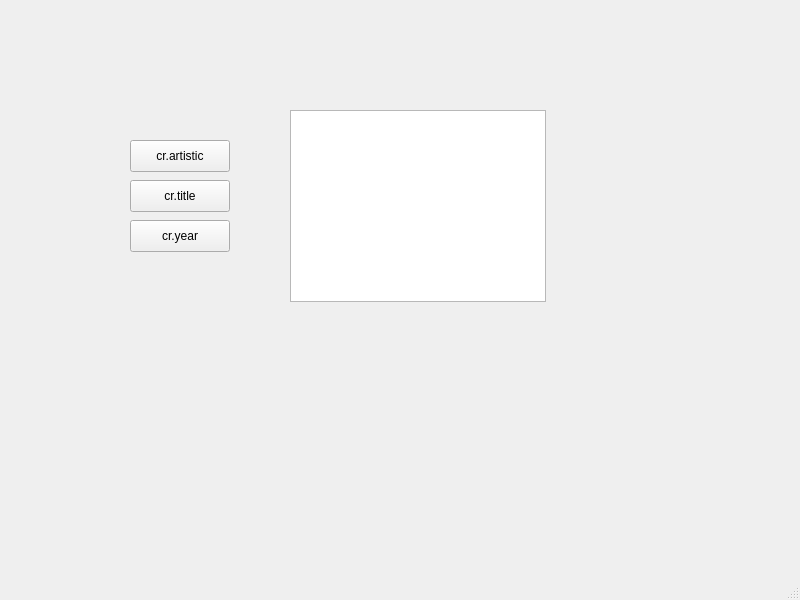
<?xml version="1.0" encoding="UTF-8"?>
<ui version="4.0">
 <class>MainWindow</class>
 <widget class="QMainWindow" name="MainWindow">
  <property name="geometry">
   <rect>
    <x>0</x>
    <y>0</y>
    <width>800</width>
    <height>600</height>
   </rect>
  </property>
  <property name="windowTitle">
   <string>MainWindow</string>
  </property>
  <widget class="QWidget" name="centralwidget">
   <widget class="QPushButton" name="pushButton">
    <property name="geometry">
     <rect>
      <x>130</x>
      <y>140</y>
      <width>100</width>
      <height>32</height>
     </rect>
    </property>
    <property name="text">
     <string>cr.artistic</string>
    </property>
   </widget>
   <widget class="QPushButton" name="pushButton_2">
    <property name="geometry">
     <rect>
      <x>130</x>
      <y>180</y>
      <width>100</width>
      <height>32</height>
     </rect>
    </property>
    <property name="text">
     <string>cr.title</string>
    </property>
   </widget>
   <widget class="QPushButton" name="pushButton_3">
    <property name="geometry">
     <rect>
      <x>130</x>
      <y>220</y>
      <width>100</width>
      <height>32</height>
     </rect>
    </property>
    <property name="text">
     <string>cr.year</string>
    </property>
   </widget>
   <widget class="QTextBrowser" name="text">
    <property name="geometry">
     <rect>
      <x>290</x>
      <y>110</y>
      <width>256</width>
      <height>192</height>
     </rect>
    </property>
   </widget>
  </widget>
  <widget class="QMenuBar" name="menubar">
   <property name="geometry">
    <rect>
     <x>0</x>
     <y>0</y>
     <width>800</width>
     <height>22</height>
    </rect>
   </property>
  </widget>
  <widget class="QStatusBar" name="statusbar"/>
 </widget>
 <resources/>
 <connections/>
</ui>
